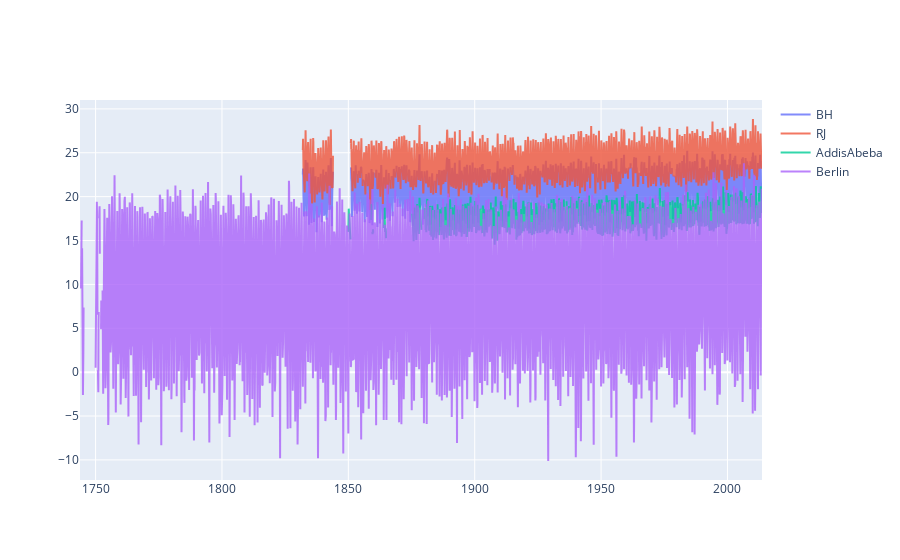

The notebook cell this image was saved under:
### Code cell
import plotly.graph_objects as go
fig = go.Figure()
fig.add_trace(go.Scatter(
                x=BH['dt'],
                y=BH['AverageTemperature'],
                name="BH",
                opacity=0.8))
fig.add_trace(go.Scatter(
                x=RJ['dt'],
                y=RJ['AverageTemperature'],
                name="RJ",
                opacity=0.8))
fig.add_trace(go.Scatter(
                x=AddisAbeba['dt'],
                y=AddisAbeba['AverageTemperature'],
                name="AddisAbeba",
                opacity=0.8))
fig.add_trace(go.Scatter(
                x=Berlin['dt'],
                y=Berlin['AverageTemperature'],
                name="Berlin",
                opacity=0.8))
fig.show()

### Figure 1 — Plotly figure (JSON) as saved in the notebook; plotly's stock layout.template omitted (floating-point values rounded to 4 significant figures; data arrays with more than 128 entries replaced by an {"elided": "..."} marker saying what was removed)
{"data": [{"name": "BH", "opacity": 0.8, "type": "scatter", "x": {"elided": "2181 str values"}, "y": {"elided": "2181 float values"}}, {"name": "RJ", "opacity": 0.8, "type": "scatter", "x": {"elided": "2181 str values"}, "y": {"elided": "2181 float values"}}, {"name": "AddisAbeba", "opacity": 0.8, "type": "scatter", "x": {"elided": "1965 str values"}, "y": {"elided": "1965 float values"}}, {"name": "Berlin", "opacity": 0.8, "type": "scatter", "x": {"elided": "3239 str values"}, "y": {"elided": "3239 float values"}}], "layout": {}}
